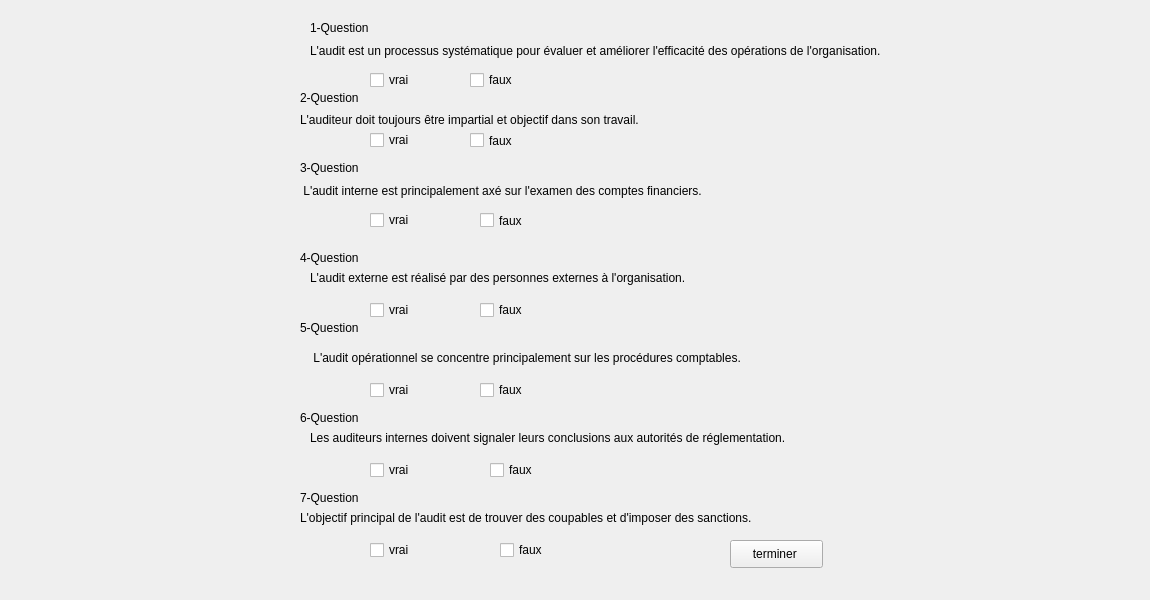
      <widget class="QWidget" name="tab_19">
       <attribute name="title">
        <string>QUESTIONNAIRE</string>
       </attribute>
       <widget class="QLabel" name="label_85">
        <property name="geometry">
         <rect>
          <x>310</x>
          <y>270</y>
          <width>461</width>
          <height>16</height>
         </rect>
        </property>
        <property name="text">
         <string>L'audit externe est réalisé par des personnes externes à l'organisation.</string>
        </property>
       </widget>
       <widget class="QCheckBox" name="checkBoxQuestion1A">
        <property name="geometry">
         <rect>
          <x>370</x>
          <y>70</y>
          <width>83</width>
          <height>20</height>
         </rect>
        </property>
        <property name="text">
         <string>vrai</string>
        </property>
       </widget>
       <widget class="QCheckBox" name="checkBoxQuestion3B">
        <property name="geometry">
         <rect>
          <x>480</x>
          <y>210</y>
          <width>83</width>
          <height>21</height>
         </rect>
        </property>
        <property name="text">
         <string>faux</string>
        </property>
       </widget>
       <widget class="QCheckBox" name="checkBoxQuestion5B">
        <property name="geometry">
         <rect>
          <x>480</x>
          <y>380</y>
          <width>83</width>
          <height>20</height>
         </rect>
        </property>
        <property name="text">
         <string>faux</string>
        </property>
       </widget>
       <widget class="QCheckBox" name="checkBoxQuestion7A">
        <property name="geometry">
         <rect>
          <x>370</x>
          <y>540</y>
          <width>83</width>
          <height>20</height>
         </rect>
        </property>
        <property name="text">
         <string>vrai</string>
        </property>
       </widget>
       <widget class="QCheckBox" name="checkBoxQuestion2A">
        <property name="geometry">
         <rect>
          <x>370</x>
          <y>130</y>
          <width>83</width>
          <height>20</height>
         </rect>
        </property>
        <property name="text">
         <string>vrai</string>
        </property>
       </widget>
       <widget class="QLabel" name="label_86">
        <property name="geometry">
         <rect>
          <x>300</x>
          <y>160</y>
          <width>111</width>
          <height>16</height>
         </rect>
        </property>
        <property name="text">
         <string>3-Question</string>
        </property>
       </widget>
       <widget class="QLabel" name="label_87">
        <property name="geometry">
         <rect>
          <x>300</x>
          <y>320</y>
          <width>111</width>
          <height>16</height>
         </rect>
        </property>
        <property name="text">
         <string>5-Question</string>
        </property>
       </widget>
       <widget class="QLabel" name="label_88">
        <property name="geometry">
         <rect>
          <x>310</x>
          <y>20</y>
          <width>661</width>
          <height>61</height>
         </rect>
        </property>
        <property name="text">
         <string>L'audit est un processus systématique pour évaluer et améliorer l'efficacité des opérations de l'organisation. </string>
        </property>
       </widget>
       <widget class="QLabel" name="label_89">
        <property name="geometry">
         <rect>
          <x>300</x>
          <y>180</y>
          <width>841</width>
          <height>21</height>
         </rect>
        </property>
        <property name="text">
         <string> L'audit interne est principalement axé sur l'examen des comptes financiers.</string>
        </property>
       </widget>
       <widget class="QLabel" name="label_90">
        <property name="geometry">
         <rect>
          <x>300</x>
          <y>110</y>
          <width>551</width>
          <height>20</height>
         </rect>
        </property>
        <property name="text">
         <string>L'auditeur doit toujours être impartial et objectif dans son travail.</string>
        </property>
       </widget>
       <widget class="QCheckBox" name="checkBoxQuestion4A">
        <property name="geometry">
         <rect>
          <x>370</x>
          <y>300</y>
          <width>83</width>
          <height>20</height>
         </rect>
        </property>
        <property name="text">
         <string>vrai</string>
        </property>
       </widget>
       <widget class="QLabel" name="label_91">
        <property name="geometry">
         <rect>
          <x>310</x>
          <y>20</y>
          <width>111</width>
          <height>16</height>
         </rect>
        </property>
        <property name="text">
         <string>1-Question</string>
        </property>
       </widget>
       <widget class="QLabel" name="label_92">
        <property name="geometry">
         <rect>
          <x>300</x>
          <y>90</y>
          <width>111</width>
          <height>16</height>
         </rect>
        </property>
        <property name="text">
         <string>2-Question</string>
        </property>
       </widget>
       <widget class="QCheckBox" name="checkBoxQuestion1B">
        <property name="geometry">
         <rect>
          <x>470</x>
          <y>70</y>
          <width>83</width>
          <height>20</height>
         </rect>
        </property>
        <property name="text">
         <string>faux</string>
        </property>
       </widget>
       <widget class="QCheckBox" name="checkBoxQuestion4B">
        <property name="geometry">
         <rect>
          <x>480</x>
          <y>300</y>
          <width>83</width>
          <height>20</height>
         </rect>
        </property>
        <property name="text">
         <string>faux</string>
        </property>
       </widget>
       <widget class="QLabel" name="label_93">
        <property name="geometry">
         <rect>
          <x>300</x>
          <y>250</y>
          <width>111</width>
          <height>16</height>
         </rect>
        </property>
        <property name="text">
         <string>4-Question</string>
        </property>
       </widget>
       <widget class="QLabel" name="label_94">
        <property name="geometry">
         <rect>
          <x>300</x>
          <y>490</y>
          <width>91</width>
          <height>16</height>
         </rect>
        </property>
        <property name="text">
         <string>7-Question</string>
        </property>
       </widget>
       <widget class="QLabel" name="label_100">
        <property name="geometry">
         <rect>
          <x>300</x>
          <y>510</y>
          <width>571</width>
          <height>16</height>
         </rect>
        </property>
        <property name="text">
         <string>L'objectif principal de l'audit est de trouver des coupables et d'imposer des sanctions.</string>
        </property>
       </widget>
       <widget class="QCheckBox" name="checkBoxQuestion5A">
        <property name="geometry">
         <rect>
          <x>370</x>
          <y>380</y>
          <width>83</width>
          <height>20</height>
         </rect>
        </property>
        <property name="text">
         <string>vrai</string>
        </property>
       </widget>
       <widget class="QLabel" name="label_102">
        <property name="geometry">
         <rect>
          <x>300</x>
          <y>410</y>
          <width>111</width>
          <height>16</height>
         </rect>
        </property>
        <property name="text">
         <string>6-Question</string>
        </property>
       </widget>
       <widget class="QLabel" name="label_103">
        <property name="geometry">
         <rect>
          <x>310</x>
          <y>350</y>
          <width>461</width>
          <height>16</height>
         </rect>
        </property>
        <property name="text">
         <string> L'audit opérationnel se concentre principalement sur les procédures comptables.</string>
        </property>
       </widget>
       <widget class="QCheckBox" name="checkBoxQuestion6A">
        <property name="geometry">
         <rect>
          <x>370</x>
          <y>460</y>
          <width>83</width>
          <height>20</height>
         </rect>
        </property>
        <property name="text">
         <string>vrai</string>
        </property>
       </widget>
       <widget class="QCheckBox" name="checkBoxQuestion7B">
        <property name="geometry">
         <rect>
          <x>500</x>
          <y>540</y>
          <width>83</width>
          <height>20</height>
         </rect>
        </property>
        <property name="text">
         <string>faux</string>
        </property>
       </widget>
       <widget class="QCheckBox" name="checkBoxQuestion2B">
        <property name="geometry">
         <rect>
          <x>470</x>
          <y>130</y>
          <width>83</width>
          <height>21</height>
         </rect>
        </property>
        <property name="text">
         <string>faux</string>
        </property>
       </widget>
       <widget class="QLabel" name="label_109">
        <property name="geometry">
         <rect>
          <x>310</x>
          <y>430</y>
          <width>641</width>
          <height>16</height>
         </rect>
        </property>
        <property name="text">
         <string>Les auditeurs internes doivent signaler leurs conclusions aux autorités de réglementation.</string>
        </property>
       </widget>
       <widget class="QCheckBox" name="checkBoxQuestion3A">
        <property name="geometry">
         <rect>
          <x>370</x>
          <y>210</y>
          <width>83</width>
          <height>20</height>
         </rect>
        </property>
        <property name="text">
         <string>vrai</string>
        </property>
       </widget>
       <widget class="QCheckBox" name="checkBoxQuestion6B">
        <property name="geometry">
         <rect>
          <x>490</x>
          <y>460</y>
          <width>83</width>
          <height>20</height>
         </rect>
        </property>
        <property name="text">
         <string>faux</string>
        </property>
       </widget>
       <widget class="QPushButton" name="finish">
        <property name="geometry">
         <rect>
          <x>730</x>
          <y>540</y>
          <width>93</width>
          <height>28</height>
         </rect>
        </property>
        <property name="text">
         <string>terminer </string>
        </property>
       </widget>
       <widget class="QLabel" name="label_314">
        <property name="geometry">
         <rect>
          <x>-10</x>
          <y>-10</y>
          <width>821</width>
          <height>591</height>
         </rect>
        </property>
        <property name="text">
         <string/>
        </property>
        <property name="pixmap">
         <pixmap>../../palette.jpg</pixmap>
        </property>
        <property name="scaledContents">
         <bool>true</bool>
        </property>
       </widget>
       <zorder>label_314</zorder>
       <zorder>label_85</zorder>
       <zorder>checkBoxQuestion1A</zorder>
       <zorder>checkBoxQuestion3B</zorder>
       <zorder>checkBoxQuestion5B</zorder>
       <zorder>checkBoxQuestion7A</zorder>
       <zorder>checkBoxQuestion2A</zorder>
       <zorder>label_86</zorder>
       <zorder>label_87</zorder>
       <zorder>label_88</zorder>
       <zorder>label_89</zorder>
       <zorder>label_90</zorder>
       <zorder>checkBoxQuestion4A</zorder>
       <zorder>label_91</zorder>
       <zorder>label_92</zorder>
       <zorder>checkBoxQuestion1B</zorder>
       <zorder>checkBoxQuestion4B</zorder>
       <zorder>label_93</zorder>
       <zorder>label_94</zorder>
       <zorder>label_100</zorder>
       <zorder>checkBoxQuestion5A</zorder>
       <zorder>label_102</zorder>
       <zorder>label_103</zorder>
       <zorder>checkBoxQuestion6A</zorder>
       <zorder>checkBoxQuestion7B</zorder>
       <zorder>checkBoxQuestion2B</zorder>
       <zorder>label_109</zorder>
       <zorder>checkBoxQuestion3A</zorder>
       <zorder>checkBoxQuestion6B</zorder>
       <zorder>finish</zorder>
      </widget>
